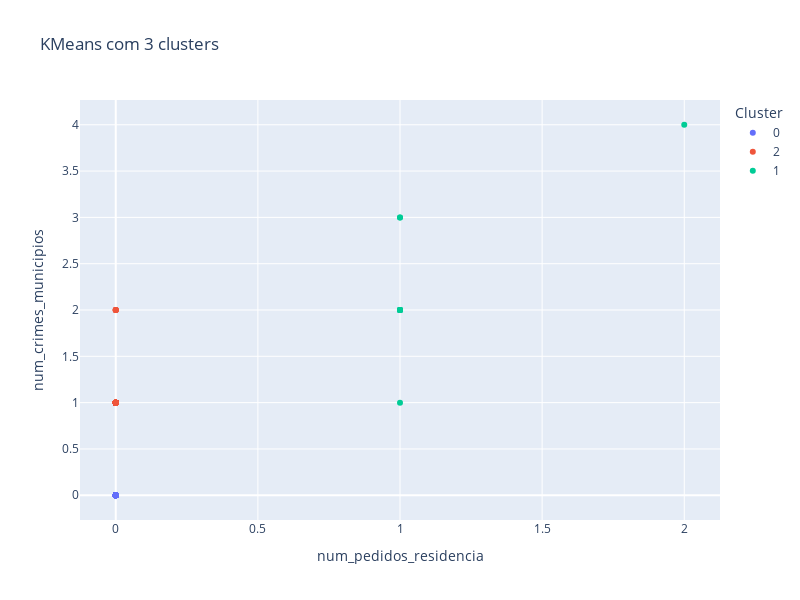

The cell this chart's notebook holds for it:
### Code cell
features = ['num_pedidos_residencia', 'num_crimes_municipios']
print(df.columns)
df_clusterizado = kmeans_com_plot_sem_pca(df, features, x_axis='num_pedidos_residencia', y_axis='num_crimes_municipios', n_clusters=3)
df_clusterizado

### Figure 1 — Plotly figure (JSON) as saved in the notebook; plotly's stock layout.template omitted (floating-point values rounded to 4 significant figures; data arrays with more than 128 entries replaced by an {"elided": "..."} marker saying what was removed)
{"data": [{"hovertemplate": "Cluster=0<br>num_pedidos_residencia=%{x}<br>num_crimes_municipios=%{y}<extra></extra>", "legendgroup": "0", "marker": {"color": "#636efa", "symbol": "circle"}, "mode": "markers", "name": "0", "orientation": "v", "showlegend": true, "type": "scatter", "x": {"elided": "242 int values"}, "xaxis": "x", "y": {"elided": "242 int values"}, "yaxis": "y"}, {"hovertemplate": "Cluster=2<br>num_pedidos_residencia=%{x}<br>num_crimes_municipios=%{y}<extra></extra>", "legendgroup": "2", "marker": {"color": "#EF553B", "symbol": "circle"}, "mode": "markers", "name": "2", "orientation": "v", "showlegend": true, "type": "scatter", "x": [0, 0, 0, 0, 0, 0, 0, 0, 0, 0, 0, 0, 0, 0, 0, 0, 0, 0, 0, 0, 0, 0, 0, 0, 0, 0, 0, 0, 0, 0, 0, 0, 0, 0, 0, 0, 0, 0, 0, 0, 0, 0, 0, 0, 0, 0, 0, 0, 0, 0, 0, 0, 0, 0, 0, 0], "xaxis": "x", "y": [2, 1, 1, 1, 1, 1, 1, 1, 1, 1, 1, 1, 1, 1, 1, 1, 1, 1, 1, 2, 1, 2, 1, 2, 1, 1, 1, 1, 1, 1, 1, 1, 1, 1, 1, 1, 1, 1, 1, 1, 1, 1, 2, 1, 1, 1, 1, 1, 1, 1, 1, 1, 1, 1, 1, 1], "yaxis": "y"}, {"hovertemplate": "Cluster=1<br>num_pedidos_residencia=%{x}<br>num_crimes_municipios=%{y}<extra></extra>", "legendgroup": "1", "marker": {"color": "#00cc96", "symbol": "circle"}, "mode": "markers", "name": "1", "orientation": "v", "showlegend": true, "type": "scatter", "x": [1, 1, 1, 1, 1, 2, 1, 1, 1, 1, 1, 1, 1], "xaxis": "x", "y": [2, 2, 2, 2, 2, 4, 2, 1, 2, 3, 2, 3, 2], "yaxis": "y"}], "layout": {"height": 600, "legend": {"title": {"text": "Cluster"}, "tracegroupgap": 0}, "title": {"text": "KMeans com 3 clusters"}, "width": 800, "xaxis": {"anchor": "y", "domain": [0, 1], "title": {"text": "num_pedidos_residencia"}}, "yaxis": {"anchor": "x", "domain": [0, 1], "title": {"text": "num_crimes_municipios"}}}}
